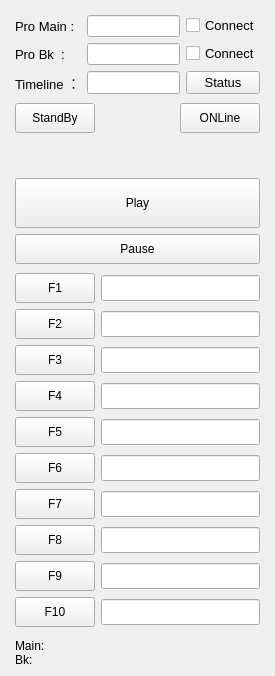
<?xml version="1.0" encoding="UTF-8"?>
<ui version="4.0">
 <class>MainWindow</class>
 <widget class="QMainWindow" name="MainWindow">
  <property name="geometry">
   <rect>
    <x>0</x>
    <y>0</y>
    <width>275</width>
    <height>676</height>
   </rect>
  </property>
  <property name="windowTitle">
   <string>MainWindow</string>
  </property>
  <widget class="QWidget" name="centralwidget">
   <layout class="QVBoxLayout" name="verticalLayout">
    <property name="leftMargin">
     <number>3</number>
    </property>
    <property name="rightMargin">
     <number>3</number>
    </property>
    <item>
     <widget class="QWidget" name="widget_5" native="true">
      <layout class="QGridLayout" name="gridLayout_2">
       <property name="topMargin">
        <number>3</number>
       </property>
       <property name="bottomMargin">
        <number>3</number>
       </property>
       <item row="2" column="0">
        <widget class="QWidget" name="widget" native="true">
         <property name="sizePolicy">
          <sizepolicy hsizetype="Minimum" vsizetype="Expanding">
           <horstretch>0</horstretch>
           <verstretch>0</verstretch>
          </sizepolicy>
         </property>
         <property name="minimumSize">
          <size>
           <width>200</width>
           <height>130</height>
          </size>
         </property>
         <layout class="QVBoxLayout" name="verticalLayout_2">
          <property name="spacing">
           <number>6</number>
          </property>
          <property name="leftMargin">
           <number>3</number>
          </property>
          <property name="topMargin">
           <number>0</number>
          </property>
          <property name="rightMargin">
           <number>3</number>
          </property>
          <property name="bottomMargin">
           <number>0</number>
          </property>
          <item>
           <widget class="QWidget" name="widget_3" native="true">
            <property name="sizePolicy">
             <sizepolicy hsizetype="Minimum" vsizetype="Minimum">
              <horstretch>0</horstretch>
              <verstretch>0</verstretch>
             </sizepolicy>
            </property>
            <property name="minimumSize">
             <size>
              <width>0</width>
              <height>30</height>
             </size>
            </property>
            <layout class="QHBoxLayout" name="horizontalLayout">
             <property name="spacing">
              <number>0</number>
             </property>
             <property name="leftMargin">
              <number>0</number>
             </property>
             <property name="topMargin">
              <number>0</number>
             </property>
             <property name="rightMargin">
              <number>0</number>
             </property>
             <property name="bottomMargin">
              <number>0</number>
             </property>
             <item>
              <widget class="QPushButton" name="stbButton">
               <property name="sizePolicy">
                <sizepolicy hsizetype="Minimum" vsizetype="Maximum">
                 <horstretch>0</horstretch>
                 <verstretch>0</verstretch>
                </sizepolicy>
               </property>
               <property name="minimumSize">
                <size>
                 <width>0</width>
                 <height>30</height>
                </size>
               </property>
               <property name="text">
                <string>StandBy</string>
               </property>
               <property name="checkable">
                <bool>true</bool>
               </property>
              </widget>
             </item>
             <item>
              <spacer name="horizontalSpacer">
               <property name="orientation">
                <enum>Qt::Horizontal</enum>
               </property>
               <property name="sizeHint" stdset="0">
                <size>
                 <width>20</width>
                 <height>20</height>
                </size>
               </property>
              </spacer>
             </item>
             <item>
              <widget class="QPushButton" name="onlButton">
               <property name="sizePolicy">
                <sizepolicy hsizetype="Minimum" vsizetype="Maximum">
                 <horstretch>0</horstretch>
                 <verstretch>0</verstretch>
                </sizepolicy>
               </property>
               <property name="minimumSize">
                <size>
                 <width>0</width>
                 <height>30</height>
                </size>
               </property>
               <property name="text">
                <string>ONLine</string>
               </property>
               <property name="shortcut">
                <string>Ctrl+L</string>
               </property>
               <property name="checkable">
                <bool>true</bool>
               </property>
              </widget>
             </item>
            </layout>
           </widget>
          </item>
          <item>
           <spacer name="verticalSpacer">
            <property name="orientation">
             <enum>Qt::Vertical</enum>
            </property>
            <property name="sizeHint" stdset="0">
             <size>
              <width>20</width>
              <height>40</height>
             </size>
            </property>
           </spacer>
          </item>
          <item>
           <widget class="QPushButton" name="playButton">
            <property name="sizePolicy">
             <sizepolicy hsizetype="Minimum" vsizetype="Maximum">
              <horstretch>0</horstretch>
              <verstretch>0</verstretch>
             </sizepolicy>
            </property>
            <property name="minimumSize">
             <size>
              <width>0</width>
              <height>50</height>
             </size>
            </property>
            <property name="text">
             <string>Play</string>
            </property>
            <property name="shortcut">
             <string>Space</string>
            </property>
           </widget>
          </item>
          <item>
           <widget class="QPushButton" name="pauseButton">
            <property name="enabled">
             <bool>true</bool>
            </property>
            <property name="sizePolicy">
             <sizepolicy hsizetype="Minimum" vsizetype="Maximum">
              <horstretch>0</horstretch>
              <verstretch>0</verstretch>
             </sizepolicy>
            </property>
            <property name="minimumSize">
             <size>
              <width>0</width>
              <height>30</height>
             </size>
            </property>
            <property name="text">
             <string>Pause</string>
            </property>
            <property name="iconSize">
             <size>
              <width>16</width>
              <height>16</height>
             </size>
            </property>
            <property name="shortcut">
             <string extracomment="p">P</string>
            </property>
           </widget>
          </item>
         </layout>
        </widget>
       </item>
       <item row="0" column="0">
        <widget class="QWidget" name="widget_4" native="true">
         <property name="sizePolicy">
          <sizepolicy hsizetype="Preferred" vsizetype="Fixed">
           <horstretch>0</horstretch>
           <verstretch>0</verstretch>
          </sizepolicy>
         </property>
         <layout class="QGridLayout" name="gridLayout">
          <property name="leftMargin">
           <number>3</number>
          </property>
          <property name="topMargin">
           <number>3</number>
          </property>
          <property name="rightMargin">
           <number>3</number>
          </property>
          <property name="bottomMargin">
           <number>3</number>
          </property>
          <property name="horizontalSpacing">
           <number>6</number>
          </property>
          <item row="0" column="0">
           <widget class="QLabel" name="label">
            <property name="font">
             <font>
              <family>Arial</family>
              <pointsize>10</pointsize>
             </font>
            </property>
            <property name="text">
             <string>Pro Main :</string>
            </property>
           </widget>
          </item>
          <item row="0" column="1">
           <widget class="QLineEdit" name="lineEdit_mip">
            <property name="sizePolicy">
             <sizepolicy hsizetype="MinimumExpanding" vsizetype="Fixed">
              <horstretch>0</horstretch>
              <verstretch>0</verstretch>
             </sizepolicy>
            </property>
            <property name="minimumSize">
             <size>
              <width>80</width>
              <height>0</height>
             </size>
            </property>
            <property name="font">
             <font>
              <family>Arial</family>
              <pointsize>8</pointsize>
              <weight>75</weight>
              <bold>true</bold>
             </font>
            </property>
           </widget>
          </item>
          <item row="0" column="2">
           <widget class="QCheckBox" name="m_checkBox">
            <property name="font">
             <font>
              <family>Arial</family>
              <pointsize>10</pointsize>
             </font>
            </property>
            <property name="text">
             <string>Connect</string>
            </property>
            <property name="shortcut">
             <string/>
            </property>
            <property name="checkable">
             <bool>true</bool>
            </property>
           </widget>
          </item>
          <item row="1" column="0">
           <widget class="QLabel" name="label_2">
            <property name="font">
             <font>
              <family>Arial</family>
              <pointsize>10</pointsize>
             </font>
            </property>
            <property name="text">
             <string>Pro Bk  :    </string>
            </property>
           </widget>
          </item>
          <item row="1" column="1">
           <widget class="QLineEdit" name="lineEdit_bkip">
            <property name="sizePolicy">
             <sizepolicy hsizetype="MinimumExpanding" vsizetype="Fixed">
              <horstretch>0</horstretch>
              <verstretch>0</verstretch>
             </sizepolicy>
            </property>
            <property name="minimumSize">
             <size>
              <width>80</width>
              <height>0</height>
             </size>
            </property>
            <property name="font">
             <font>
              <family>Arial</family>
              <weight>75</weight>
              <bold>true</bold>
             </font>
            </property>
           </widget>
          </item>
          <item row="1" column="2">
           <widget class="QCheckBox" name="bk_checkBox">
            <property name="font">
             <font>
              <family>Arial</family>
              <pointsize>10</pointsize>
             </font>
            </property>
            <property name="text">
             <string>Connect</string>
            </property>
            <property name="tristate">
             <bool>false</bool>
            </property>
           </widget>
          </item>
          <item row="2" column="0">
           <widget class="QLabel" name="label_3">
            <property name="font">
             <font>
              <family>Arial</family>
              <pointsize>10</pointsize>
             </font>
            </property>
            <property name="text">
             <string>Timeline ：</string>
            </property>
           </widget>
          </item>
          <item row="2" column="1">
           <widget class="QLineEdit" name="lineEdit_tl">
            <property name="sizePolicy">
             <sizepolicy hsizetype="MinimumExpanding" vsizetype="Fixed">
              <horstretch>0</horstretch>
              <verstretch>0</verstretch>
             </sizepolicy>
            </property>
            <property name="minimumSize">
             <size>
              <width>80</width>
              <height>0</height>
             </size>
            </property>
            <property name="font">
             <font>
              <family>Arial</family>
              <pointsize>10</pointsize>
              <weight>75</weight>
              <bold>true</bold>
             </font>
            </property>
           </widget>
          </item>
          <item row="2" column="2">
           <widget class="QPushButton" name="stusButton">
            <property name="sizePolicy">
             <sizepolicy hsizetype="Maximum" vsizetype="Fixed">
              <horstretch>0</horstretch>
              <verstretch>0</verstretch>
             </sizepolicy>
            </property>
            <property name="minimumSize">
             <size>
              <width>60</width>
              <height>0</height>
             </size>
            </property>
            <property name="font">
             <font>
              <family>Arial</family>
              <pointsize>10</pointsize>
             </font>
            </property>
            <property name="text">
             <string>Status</string>
            </property>
           </widget>
          </item>
         </layout>
        </widget>
       </item>
       <item row="3" column="0">
        <widget class="QWidget" name="widget_2" native="true">
         <layout class="QGridLayout" name="gridLayout_3">
          <property name="leftMargin">
           <number>3</number>
          </property>
          <property name="topMargin">
           <number>3</number>
          </property>
          <property name="rightMargin">
           <number>3</number>
          </property>
          <property name="bottomMargin">
           <number>3</number>
          </property>
          <property name="horizontalSpacing">
           <number>6</number>
          </property>
          <item row="0" column="0">
           <widget class="QPushButton" name="f1Button">
            <property name="sizePolicy">
             <sizepolicy hsizetype="Minimum" vsizetype="Maximum">
              <horstretch>0</horstretch>
              <verstretch>0</verstretch>
             </sizepolicy>
            </property>
            <property name="minimumSize">
             <size>
              <width>0</width>
              <height>30</height>
             </size>
            </property>
            <property name="text">
             <string>F1</string>
            </property>
            <property name="shortcut">
             <string>F1</string>
            </property>
           </widget>
          </item>
          <item row="0" column="1">
           <widget class="QLineEdit" name="lineEdit_f1">
            <property name="font">
             <font>
              <family>微软雅黑</family>
              <pointsize>10</pointsize>
              <weight>50</weight>
              <bold>false</bold>
             </font>
            </property>
           </widget>
          </item>
          <item row="1" column="0">
           <widget class="QPushButton" name="f2Button">
            <property name="sizePolicy">
             <sizepolicy hsizetype="Minimum" vsizetype="Maximum">
              <horstretch>0</horstretch>
              <verstretch>0</verstretch>
             </sizepolicy>
            </property>
            <property name="minimumSize">
             <size>
              <width>0</width>
              <height>30</height>
             </size>
            </property>
            <property name="text">
             <string>F2</string>
            </property>
            <property name="shortcut">
             <string>F2</string>
            </property>
           </widget>
          </item>
          <item row="1" column="1">
           <widget class="QLineEdit" name="lineEdit_f2">
            <property name="font">
             <font>
              <family>微软雅黑</family>
              <pointsize>10</pointsize>
              <weight>50</weight>
              <bold>false</bold>
             </font>
            </property>
           </widget>
          </item>
          <item row="2" column="0">
           <widget class="QPushButton" name="f3Button">
            <property name="sizePolicy">
             <sizepolicy hsizetype="Minimum" vsizetype="Maximum">
              <horstretch>0</horstretch>
              <verstretch>0</verstretch>
             </sizepolicy>
            </property>
            <property name="minimumSize">
             <size>
              <width>0</width>
              <height>30</height>
             </size>
            </property>
            <property name="text">
             <string>F3</string>
            </property>
            <property name="shortcut">
             <string>F3</string>
            </property>
           </widget>
          </item>
          <item row="2" column="1">
           <widget class="QLineEdit" name="lineEdit_f3">
            <property name="font">
             <font>
              <family>微软雅黑</family>
              <pointsize>10</pointsize>
             </font>
            </property>
           </widget>
          </item>
          <item row="3" column="0">
           <widget class="QPushButton" name="f4Button">
            <property name="sizePolicy">
             <sizepolicy hsizetype="Minimum" vsizetype="Maximum">
              <horstretch>0</horstretch>
              <verstretch>0</verstretch>
             </sizepolicy>
            </property>
            <property name="minimumSize">
             <size>
              <width>0</width>
              <height>30</height>
             </size>
            </property>
            <property name="text">
             <string>F4</string>
            </property>
            <property name="shortcut">
             <string>F4</string>
            </property>
           </widget>
          </item>
          <item row="3" column="1">
           <widget class="QLineEdit" name="lineEdit_f4">
            <property name="font">
             <font>
              <family>微软雅黑</family>
              <pointsize>10</pointsize>
             </font>
            </property>
           </widget>
          </item>
          <item row="4" column="0">
           <widget class="QPushButton" name="f5Button">
            <property name="sizePolicy">
             <sizepolicy hsizetype="Minimum" vsizetype="Maximum">
              <horstretch>0</horstretch>
              <verstretch>0</verstretch>
             </sizepolicy>
            </property>
            <property name="minimumSize">
             <size>
              <width>0</width>
              <height>30</height>
             </size>
            </property>
            <property name="text">
             <string>F5</string>
            </property>
            <property name="shortcut">
             <string>F5</string>
            </property>
           </widget>
          </item>
          <item row="4" column="1">
           <widget class="QLineEdit" name="lineEdit_f5">
            <property name="font">
             <font>
              <family>微软雅黑</family>
              <pointsize>10</pointsize>
             </font>
            </property>
           </widget>
          </item>
          <item row="5" column="0">
           <widget class="QPushButton" name="f6Button">
            <property name="sizePolicy">
             <sizepolicy hsizetype="Minimum" vsizetype="Maximum">
              <horstretch>0</horstretch>
              <verstretch>0</verstretch>
             </sizepolicy>
            </property>
            <property name="minimumSize">
             <size>
              <width>0</width>
              <height>30</height>
             </size>
            </property>
            <property name="text">
             <string>F6</string>
            </property>
            <property name="shortcut">
             <string>F6</string>
            </property>
           </widget>
          </item>
          <item row="5" column="1">
           <widget class="QLineEdit" name="lineEdit_f6">
            <property name="font">
             <font>
              <family>微软雅黑</family>
              <pointsize>10</pointsize>
             </font>
            </property>
           </widget>
          </item>
          <item row="6" column="0">
           <widget class="QPushButton" name="f7Button">
            <property name="sizePolicy">
             <sizepolicy hsizetype="Minimum" vsizetype="Maximum">
              <horstretch>0</horstretch>
              <verstretch>0</verstretch>
             </sizepolicy>
            </property>
            <property name="minimumSize">
             <size>
              <width>0</width>
              <height>30</height>
             </size>
            </property>
            <property name="text">
             <string>F7</string>
            </property>
            <property name="shortcut">
             <string>F7</string>
            </property>
           </widget>
          </item>
          <item row="6" column="1">
           <widget class="QLineEdit" name="lineEdit_f7">
            <property name="font">
             <font>
              <family>微软雅黑</family>
              <pointsize>10</pointsize>
             </font>
            </property>
           </widget>
          </item>
          <item row="7" column="0">
           <widget class="QPushButton" name="f8Button">
            <property name="sizePolicy">
             <sizepolicy hsizetype="Minimum" vsizetype="Maximum">
              <horstretch>0</horstretch>
              <verstretch>0</verstretch>
             </sizepolicy>
            </property>
            <property name="minimumSize">
             <size>
              <width>0</width>
              <height>30</height>
             </size>
            </property>
            <property name="text">
             <string>F8</string>
            </property>
            <property name="shortcut">
             <string>F8</string>
            </property>
           </widget>
          </item>
          <item row="7" column="1">
           <widget class="QLineEdit" name="lineEdit_f8">
            <property name="font">
             <font>
              <family>微软雅黑</family>
              <pointsize>10</pointsize>
             </font>
            </property>
           </widget>
          </item>
          <item row="8" column="0">
           <widget class="QPushButton" name="f9Button">
            <property name="sizePolicy">
             <sizepolicy hsizetype="Minimum" vsizetype="Maximum">
              <horstretch>0</horstretch>
              <verstretch>0</verstretch>
             </sizepolicy>
            </property>
            <property name="minimumSize">
             <size>
              <width>0</width>
              <height>30</height>
             </size>
            </property>
            <property name="text">
             <string>F9</string>
            </property>
            <property name="shortcut">
             <string>F9</string>
            </property>
           </widget>
          </item>
          <item row="8" column="1">
           <widget class="QLineEdit" name="lineEdit_f9">
            <property name="font">
             <font>
              <family>微软雅黑</family>
              <pointsize>10</pointsize>
             </font>
            </property>
           </widget>
          </item>
          <item row="9" column="0">
           <widget class="QPushButton" name="f10Button">
            <property name="sizePolicy">
             <sizepolicy hsizetype="Minimum" vsizetype="Maximum">
              <horstretch>0</horstretch>
              <verstretch>0</verstretch>
             </sizepolicy>
            </property>
            <property name="minimumSize">
             <size>
              <width>0</width>
              <height>30</height>
             </size>
            </property>
            <property name="text">
             <string>F10</string>
            </property>
            <property name="shortcut">
             <string>F10</string>
            </property>
           </widget>
          </item>
          <item row="9" column="1">
           <widget class="QLineEdit" name="lineEdit_f10">
            <property name="font">
             <font>
              <family>微软雅黑</family>
              <pointsize>10</pointsize>
             </font>
            </property>
           </widget>
          </item>
         </layout>
        </widget>
       </item>
      </layout>
     </widget>
    </item>
    <item>
     <widget class="QWidget" name="widget_6" native="true">
      <property name="sizePolicy">
       <sizepolicy hsizetype="Preferred" vsizetype="Minimum">
        <horstretch>0</horstretch>
        <verstretch>0</verstretch>
       </sizepolicy>
      </property>
      <property name="maximumSize">
       <size>
        <width>280</width>
        <height>60</height>
       </size>
      </property>
      <layout class="QVBoxLayout" name="verticalLayout_3">
       <property name="spacing">
        <number>0</number>
       </property>
       <property name="leftMargin">
        <number>12</number>
       </property>
       <property name="topMargin">
        <number>0</number>
       </property>
       <property name="rightMargin">
        <number>0</number>
       </property>
       <property name="bottomMargin">
        <number>0</number>
       </property>
       <item>
        <widget class="QLabel" name="stusMlabel">
         <property name="text">
          <string>Main:</string>
         </property>
        </widget>
       </item>
       <item>
        <widget class="QLabel" name="stusBklabel">
         <property name="text">
          <string>Bk:</string>
         </property>
        </widget>
       </item>
      </layout>
     </widget>
    </item>
   </layout>
  </widget>
  <widget class="QMenuBar" name="menubar">
   <property name="geometry">
    <rect>
     <x>0</x>
     <y>0</y>
     <width>275</width>
     <height>21</height>
    </rect>
   </property>
  </widget>
  <action name="actionOpen">
   <property name="text">
    <string>Open</string>
   </property>
  </action>
  <action name="actionSave">
   <property name="text">
    <string>Save</string>
   </property>
  </action>
  <action name="actionExit">
   <property name="text">
    <string>Exit</string>
   </property>
  </action>
 </widget>
 <resources/>
 <connections/>
</ui>
